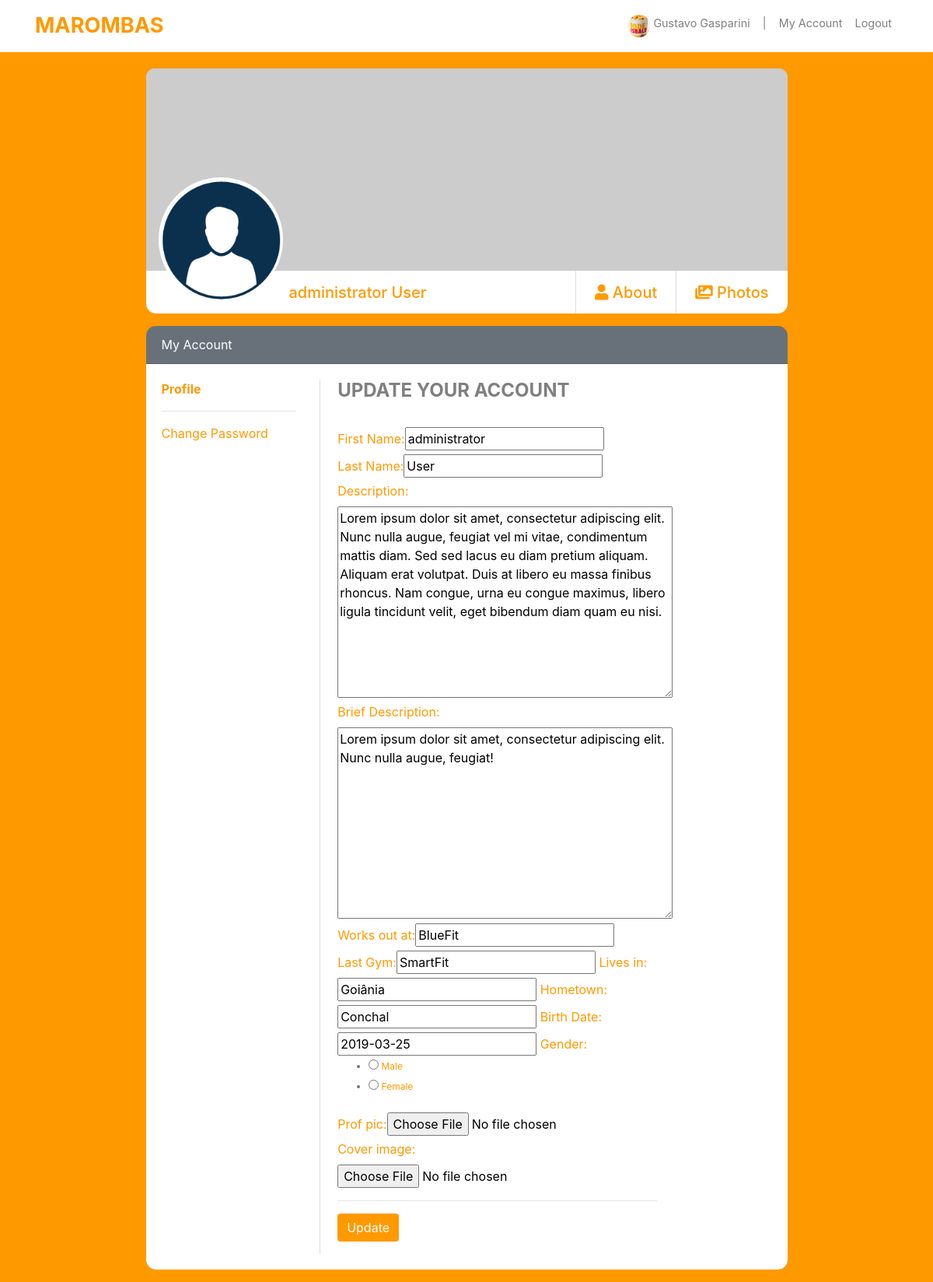
The app's page /profile/1/my_account/ (signed in) with its own data.
### accounts/models.py (models this page shows)
class User(AbstractBaseUser, PermissionsMixin):
    first_name = models.CharField('First Name', max_length=50)
    last_name = models.CharField('Last Name', max_length=50)
    username = models.CharField('Username', max_length=60, unique=True)
    email = models.EmailField('E-mail', unique=True)
    birth_date = models.DateField('Birth Date', auto_now=False, null=True)
    description = models.TextField('Description', null=True, blank=True)
    description_card = models.TextField('Brief Description', null=True, blank=True)
    Prof_pic = models.ImageField('Profile Picture', upload_to='user_prof_pic', null=True, blank=True)
    album_photos = models.ImageField('Album photos', upload_to='album_photos', null=True, blank=True)
    cover_image = models.ImageField('Cover Image', upload_to='cover_pics', null=True, blank=True)
    date_joined = models.DateTimeField('Date joined', auto_now_add=True)
    works_out = models.CharField('Works out at', max_length=60)
    last_gym = models.CharField('Last Gym', max_length=60, default='last gym')
    city = models.CharField('Lives in', max_length=60)
    hometown = models.CharField('Hometown', max_length=60)
    is_active = models.BooleanField(default=True)
    is_admin = models.BooleanField(default=False)
    is_staff = models.BooleanField(default=False)
    USERNAME_FIELD = 'email'
    REQUIRED_FIELDS = ['username',]
    object = UserManager()
    class Meta:
        verbose_name = 'User'
        verbose_name_plural = 'Users'
    def __str__(self):
        return f"{self.first_name} {self.last_name}" or self.username

### accounts/views.py (the view)
# urls.py: path('<int:pk>/my_account/', views.my_account_page, name='my_account'),
@login_required
def my_account_page(request, pk):
    one_user = get_object_or_404(User, pk=pk)
    if request.method == 'POST':
        form = UserRegisterUpdateForm(request.POST or None, request.FILES or None, instance=one_user)
        if form.is_valid():
            form.save()
            return redirect('accounts:profile', pk)
    else:
        form = UserRegisterUpdateForm(instance=one_user)
    context = {
        'one_user': one_user,
        'form': form,
    }
    return render(request, 'accounts/my_account.html', context)

### accounts/forms.py
class UserRegisterUpdateForm(UserChangeForm):
    gender = forms.ChoiceField(choices=GENDER_CHOICES, widget=forms.RadioSelect)
    Prof_pic = forms.ImageField(widget=forms.FileInput(
        attrs= {
            'class': '',
        }
    ))
    cover_image = forms.ImageField(widget=forms.FileInput(
        attrs= {
            'class': '',
        }
    ))
    password = None
    class Meta:
        model = User
        fields = ['first_name', 'last_name', 'description', 'description_card', 'works_out', 'last_gym', 'city', 'hometown', 'birth_date', 'gender', 'Prof_pic', 'cover_image']

### accounts/context_processors.py (called while the page is built)
def user_list(request):
    latest_users = User.object.order_by('-date_joined')[:6]
    return {'user_list': latest_users}

### accounts/templates/accounts/my_account.html (shortened to what this page needs)
{% extends "base_profile.html" %}
{% load static %}
{% load bootstrap %}
{% block content %}
    <div class="row d-flex justify-content-center">
        <div class="col-md-1"></div>
        <div class="col-md-9">
            <div class="card mb-3">
                <div class="wrapper">
                    {% if one_user.cover_image %}
                        <img src="{{ one_user.cover_image.url }}" class="card-img-top round-top-img">
                    {% else %}
                        <img src="https://dummyimage.com/600x400/707070/ffffff&text=image+cover" class="card-img-top round-top-img">
                    {% endif %}
                </div>
                <div class="card-body title-name">
                    <a href="{% url 'accounts:profile' one_user.pk %}">
                        {% if one_user.Prof_pic %}
                            <img src="{{ one_user.Prof_pic.url }}" class="prof_main_pic_card float-left mr-2 ml-3 mb-2">
                        {% else %}
                            <img src="{% static 'img/download.png' %}" class="prof_main_pic_card float-left mr-2 ml-3 mb-2">
                        {% endif %}
                    </a>
                    <a href="{% url 'accounts:profile' one_user.pk %}" class="link-color float-left"><h5 class="card-title mt-3">{{ one_user.first_name }} {{ one_user.last_name }}</h5></a>
                    <a href="{% url 'accounts:photos' one_user.pk %}" class="link-color float-right"><h5 class="card-title mr-4 mt-3"><i class="fas fa-images"></i> Photos</h5></a>
                    <a href="{% url 'accounts:about' one_user.pk %}" class="link-color float-right"><h5 class="card-title mr-4 mt-3"><i class="fas fa-user"></i> About</h5></a>
                </div>
            </div>
        </div>
        <div class="col-md-1"></div>
    </div>
    <div class="row d-flex justify-content-center">
        <div class="col-md-9">
            <div class="card text-white bg-secondary mb-3">
                <div class="card-header">
                    My Account
                </div>
                <div class="card-body profiles-card">
                    <div class="row">
                        <div class="col-md-3">
                            <a href="{% url 'accounts:my_account' one_user.pk %}" class="link-color"><strong>Profile</strong></a>
                            <hr>
                            <a href="{% url 'accounts:my_account' one_user.pk %}" class="link-color">Change Password</a>
                        </div>
                        <div class="col-md-1">
                            <div class="vl-card"></div>
                        </div>
                        <div class="col-md-8">
                            <h4 class="margin-card"><strong>UPDATE YOUR ACCOUNT</strong></h4>
                            <br>
                            <form role="form" method="POST" enctype="multipart/form-data">
                                <div class="form-group margin-card">
                                    <div class="row">
                                        <div class="col-md-9">
                                            {{ form|bootstrap }}
                                            <hr>
                                        </div>
                                    </div>
                                    <button type="submit" class="btn btn-edit">Update</button>
                                </div>
                            </form>
                        </div>
                    </div>
                </div>
            </div>
        </div>
    </div>
{% endblock %}

### core/templates/base_profile.html (shortened to what this page needs)
<!DOCTYPE html>
{% load static %}
<html lang="en">
    <head>
        <link rel="stylesheet" href="https://stackpath.bootstrapcdn.com/bootstrap/4.3.1/css/bootstrap.min.css">
        <link rel="stylesheet" href="https://use.fontawesome.com/releases/v5.7.2/css/all.css">
        <link rel="stylesheet" href="{% static 'css/base_style.css' %}">
    </head>
    <body>
        <nav class="navbar fixed-top navbar-expand-lg navbar-light bg-light">
            <div class="container">
                <a class="navbar-brand" href="{% url 'index' %}">MAROMBAS</a>
                <div class="collapse navbar-collapse" id="navbarNav">
                    <ul class="navbar-nav ml-auto">
                        <li class="nav-item normal-li">
                            <a href="{% url 'accounts:profile' user.pk %}" class="nav-link">
                                {% if user.Prof_pic %}
                                    <img src="{{ user.Prof_pic.url }}" class="prof_pic d-inline-block align-top mr-1">{{ user }}
                                {% else %}
                                    <img src="{% static 'img/download.png' %}" class="prof_pic d-inline-block align-top mr-1">{{ user }}
                                {% endif %}
                            </a>
                        </li>
                        <li class="nav-item normal-li">
                            <span class="nav-link">|</span>
                        </li>
                        <li class="nav-item normal-li">
                            <a href="{% url 'accounts:my_account' user.pk %}" class="nav-link">My Account</a>
                        </li>
                        <li class="nav-item normal-li">
                            <a href="{% url 'logout' %}" class="nav-link">Logout</a>
                        </li>
                    </ul>
                </div>
            </div>
        </nav>
        <div class="container">
            {% block content %}
            {% endblock %}
        </div>
    </body>
</html>

### core/static/css/base_style.css (style rules this page uses)
body { background-color: #FF9900; }
.bg-light { background-color: #fff !important; }
.navbar-nav { font-size: 0.9rem; }
.navbar-light .navbar-brand { color: #FF9900; font-weight: bold; font-size: 1.7em; }
.btn-edit { background-color: #FF9900; color: #fff; border: #FF9900; }
.prof_pic { border-radius: 50%; width: 1.8rem; height: 1.8rem; object-fit: cover; }
.prof_main_pic_card { border-radius: 50%; width: 10rem; height: 10rem; object-fit: cover; margin: -120px 0px 0px 0px; border: 3px solid white; }
.card { border: none; border-radius: 0.8rem; }
.link-color { color: #FF9900; }
.profiles-card { background-color: white; color: black; border-bottom-left-radius: 0.8rem; border-bottom-right-radius: 0.8rem; }
.round-top-img { height: 260px; object-fit: cover; border-top-left-radius: 0.7rem; border-top-right-radius: 0.7rem; }
.wrapper { height: 260px; width: 100%; }
.title-name { padding: 0; }
.vl-card { border-left: 1px solid #dddddd; height: 100%; }
.margin-card { margin-left: -45px; }
label { color: #FF9900; }
li, .help-block { color: #6c757d; font-size: 0.75rem; }
.normal-li { font-size: 0.9rem; }
h4 { color: gray; }

### records on screen
User: Prof_pic (picture), first_name+last_name "Gustavo Gasparini"
User: first_name "administrator", last_name "User", description "Lorem ipsum dolor sit amet, consectetur adipiscing elit. Nunc nulla augue, feugiat vel mi vitae, condimentum mattis diam. Sed sed lacus eu diam pretium aliquam. Aliquam erat volutpat. Duis at libero eu massa finibus rhoncus. Nam congue, urna eu congue maximus, libero ligula tincidunt velit, eget bibendum diam quam eu nisi.", description_card "Lorem ipsum dolor sit amet, consectetur adipiscing elit. Nunc nulla augue, feugiat!", works_out "BlueFit", last_gym "SmartFit", city "Goiânia", hometown "Conchal", birth_date "2019-03-25"
